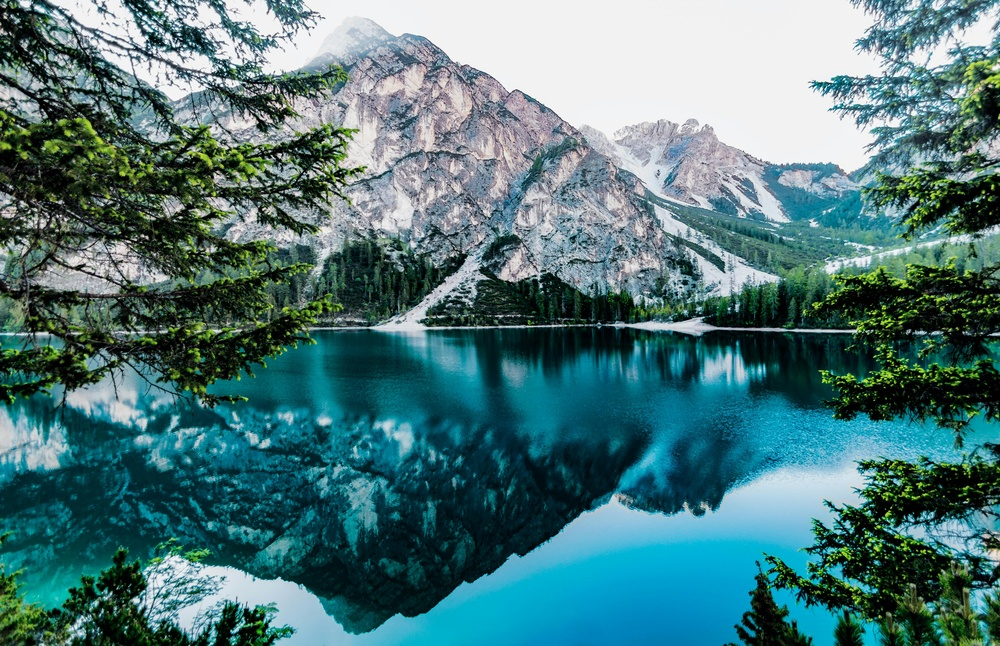
#> input picture paisagem.jpg, 1000 x 646 px, shrunk from 5266 x 3403 before the run
$ python RGB.py   (older library calls are emulated)
#> lines starting #> are read from the running program, lines starting #| are printed output that depends on the picture
import numpy as np
import matplotlib.image as mpimg
from matplotlib import pyplot
from scipy import misc

def show(fig,img):
    pyplot.figure(fig) # permite que mais de uma imagem seja mostrada ao mesmo tempo entrada é um inteiro
    pyplot.imshow(img)
    pyplot.axis('off')

im = mpimg.imread('paisagem.jpg')
#> im is the input picture: shape (646, 1000, 3); mean R, G, B 79.1, 120.4, 122.6
imR = np.zeros(im.shape)
imR[:,:,0] = im[:,:,0] # todas as linhas e colunas da dimensão zero, vermelho
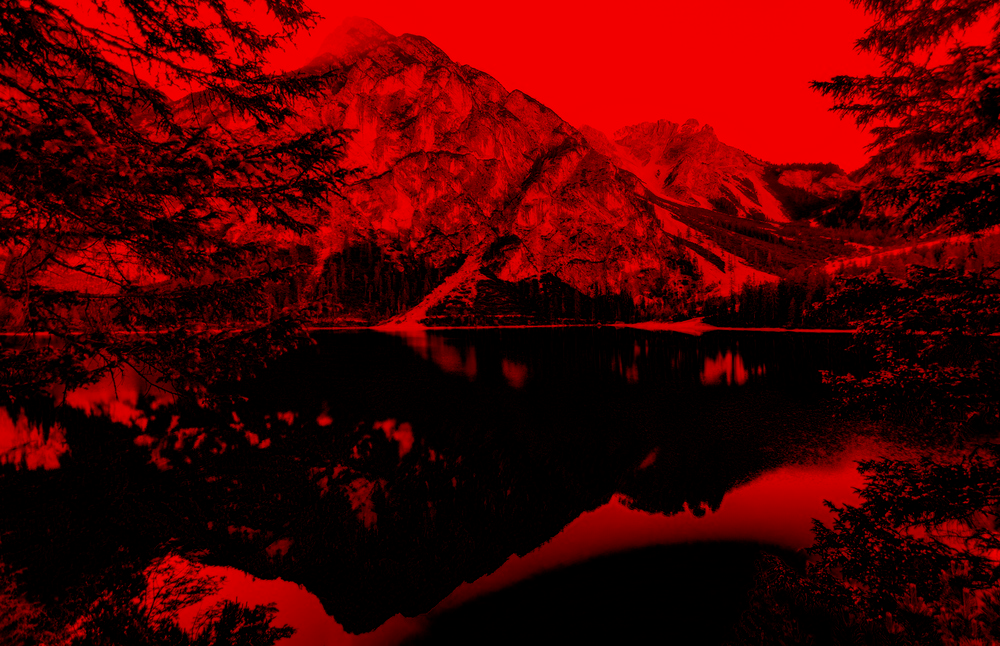
#> imR: shape (646, 1000, 3) float64; mean R, G, B 79.1, 0, 0
imG = np.zeros(im.shape)
imG[:,:,1] = im[:,:,1] # verde
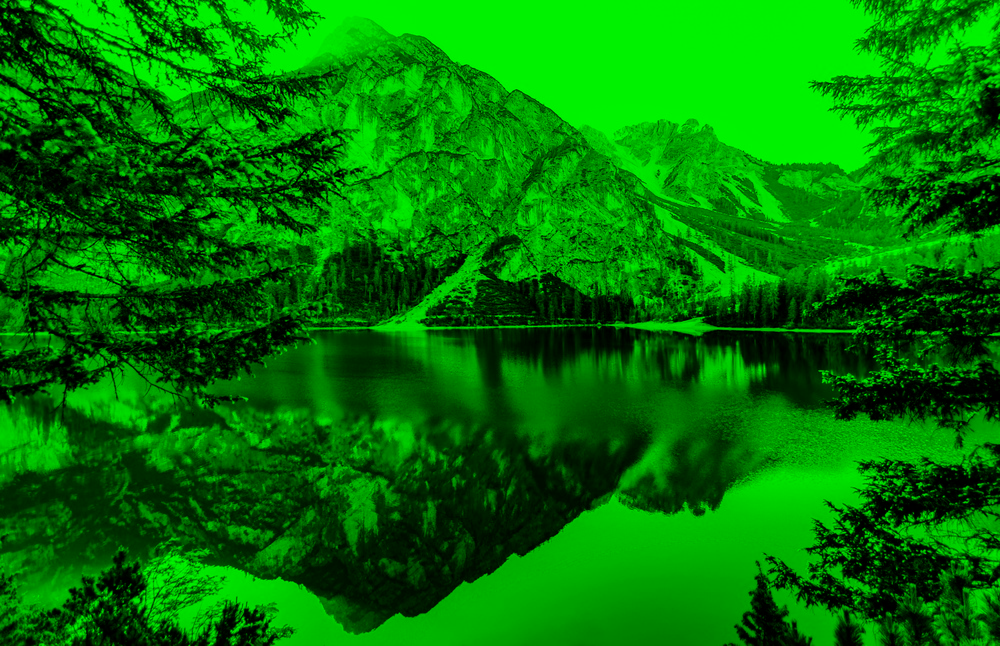
#> imG: shape (646, 1000, 3) float64; mean R, G, B 0, 120.4, 0
imB = np.zeros(im.shape)
imB[:,:,2] = im[:,:,2] # azul
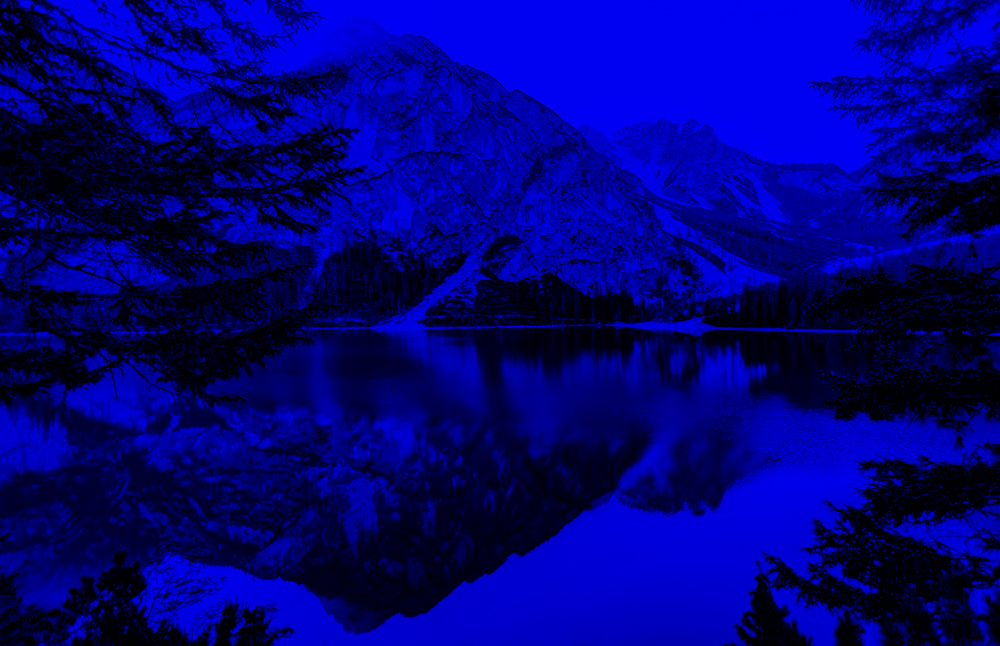
#> imB: shape (646, 1000, 3) float64; mean R, G, B 0, 0, 122.6

# show(0,imR) para png
show(0,imR.astype('uint8')) # figura 0, imR
show(1,imG.astype('uint8'))
show(2,imB.astype('uint8'))
# R=G=B=0 temos o preto, =255 temos o branco

# luminancia = imagem em niveis de cinza
# Y = 0.2989*R + 0.5870*G + 0.1140*B (considera a capacidade de absorção do olho humano) resulta numa matriz

def rgb2gray(img):
    return 0.2989*img[:,:,0] + 0.5870*img[:,:,1] + 0.1140*img[:,:,2]
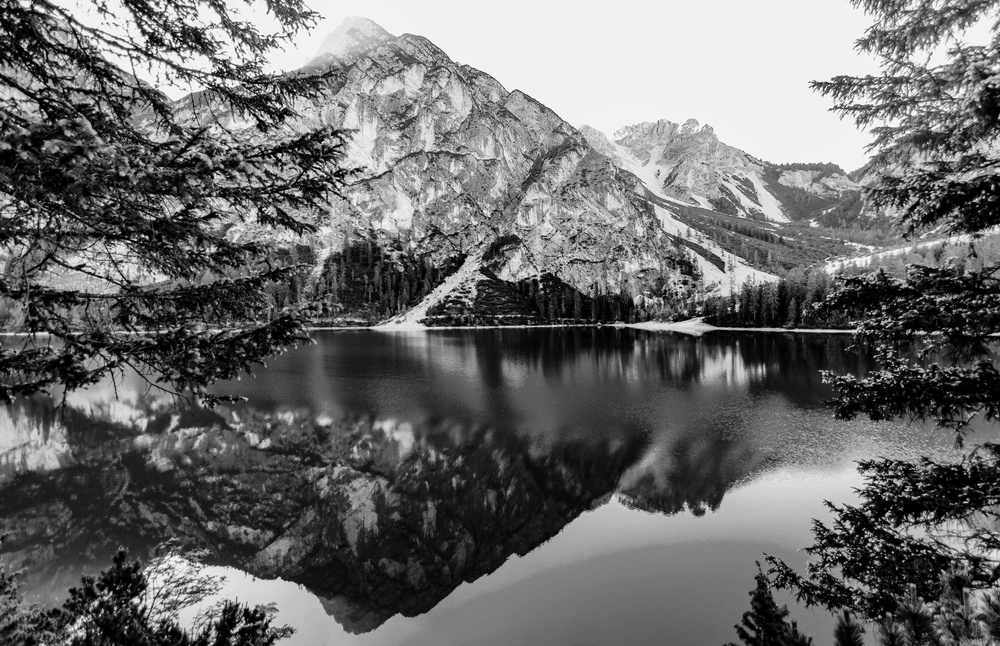
#> returned value: shape (646, 1000) float64; min 0, max 255, mean 108.3
def showGray(f,img):
    pyplot.figure(f)
    pyplot.gray()
    pyplot.imshow(img)
    pyplot.axis('off')

im = mpimg.imread('paisagem.jpg')
imGray = rgb2gray(im)
showGray(1,imGray)

# salvando as imagens
misc.imsave('nome.jpg',imR)

pyplot.show()
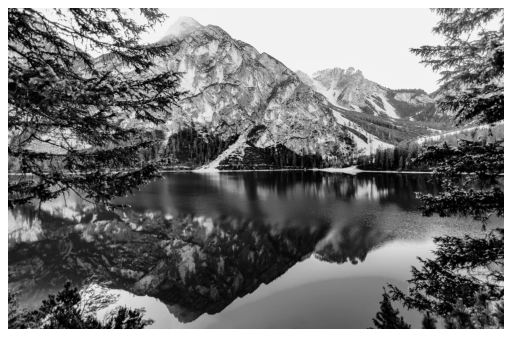
#> figure drawn by matplotlib, 1 panel
pyplot.close()
